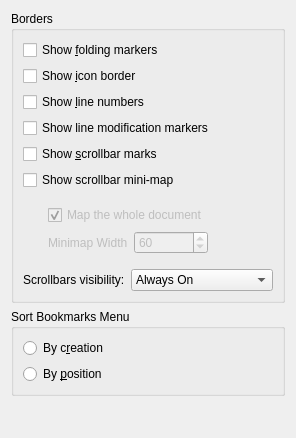
<?xml version="1.0" encoding="UTF-8"?>
<ui version="4.0">
 <class>BordersAppearanceConfigWidget</class>
 <widget class="QWidget" name="BordersAppearanceConfigWidget">
  <layout class="QVBoxLayout" name="verticalLayout">
   <item>
    <widget class="QGroupBox" name="gbBorders">
     <property name="title">
      <string>Borders</string>
     </property>
     <layout class="QVBoxLayout">
      <item>
       <widget class="QCheckBox" name="chkShowFoldingMarkers">
        <property name="whatsThis">
         <string>If this option is checked, every new view will display marks for folding.</string>
        </property>
        <property name="text">
         <string>Show &amp;folding markers</string>
        </property>
       </widget>
      </item>
      <item>
       <widget class="QCheckBox" name="chkIconBorder">
        <property name="whatsThis">
         <string>&lt;p&gt;If this option is checked, every new view will display an icon border on the left hand side.&lt;/p&gt;&lt;p&gt;The icon border shows bookmark signs, for instance.&lt;/p&gt;</string>
        </property>
        <property name="text">
         <string>Show &amp;icon border</string>
        </property>
       </widget>
      </item>
      <item>
       <widget class="QCheckBox" name="chkLineNumbers">
        <property name="whatsThis">
         <string>If this option is checked, every new view will display line numbers on the left hand side.</string>
        </property>
        <property name="text">
         <string>Show &amp;line numbers</string>
        </property>
       </widget>
      </item>
      <item>
       <widget class="QCheckBox" name="chkShowLineModification">
        <property name="whatsThis">
         <string>If this option is checked, a small indicator for modified and saved lines is shown on the left hand side.</string>
        </property>
        <property name="text">
         <string>Show line modification markers</string>
        </property>
       </widget>
      </item>
      <item>
       <widget class="QCheckBox" name="chkScrollbarMarks">
        <property name="whatsThis">
         <string>&lt;p&gt;If this option is checked, every new view will show marks on the vertical scrollbar.&lt;/p&gt;&lt;p&gt;These marks will show bookmarks, for instance.&lt;/p&gt;</string>
        </property>
        <property name="text">
         <string>Show &amp;scrollbar marks</string>
        </property>
       </widget>
      </item>
      <item>
       <widget class="QCheckBox" name="chkScrollbarMiniMap">
        <property name="whatsThis">
         <string>If this option is checked, every new view will show a mini map on the vertical scrollbar.</string>
        </property>
        <property name="text">
         <string>Show scrollbar mini-map</string>
        </property>
       </widget>
      </item>
      <item>
       <widget class="QWidget" name="miniMapConfigs" native="true">
        <property name="enabled">
         <bool>false</bool>
        </property>
        <layout class="QGridLayout" name="gridLayout">
         <item row="0" column="1" colspan="2">
          <widget class="QCheckBox" name="chkScrollbarMiniMapAll">
           <property name="enabled">
            <bool>false</bool>
           </property>
           <property name="whatsThis">
            <string>If this option is checked, every new view will show a mini map of the whole document on the vertical scrollbar.</string>
           </property>
           <property name="text">
            <string>Map the whole document</string>
           </property>
           <property name="checked">
            <bool>true</bool>
           </property>
          </widget>
         </item>
         <item row="1" column="2">
          <widget class="KIntSpinBox" name="spBoxMiniMapWidth">
           <property name="minimum">
            <number>40</number>
           </property>
           <property name="maximum">
            <number>100</number>
           </property>
           <property name="singleStep">
            <number>5</number>
           </property>
           <property name="value">
            <number>60</number>
           </property>
          </widget>
         </item>
         <item row="1" column="1">
          <widget class="QLabel" name="labelMiniMapWidth">
           <property name="text">
            <string>Minimap Width</string>
           </property>
           <property name="buddy">
            <cstring>spBoxMiniMapWidth</cstring>
           </property>
          </widget>
         </item>
         <item row="1" column="0">
          <spacer name="horizontalSpacer">
           <property name="orientation">
            <enum>Qt::Horizontal</enum>
           </property>
           <property name="sizeType">
            <enum>QSizePolicy::Fixed</enum>
           </property>
           <property name="sizeHint" stdset="0">
            <size>
             <width>16</width>
             <height>16</height>
            </size>
           </property>
          </spacer>
         </item>
         <item row="1" column="3">
          <spacer name="horizontalSpacer_2">
           <property name="orientation">
            <enum>Qt::Horizontal</enum>
           </property>
           <property name="sizeHint" stdset="0">
            <size>
             <width>40</width>
             <height>20</height>
            </size>
           </property>
          </spacer>
         </item>
        </layout>
       </widget>
      </item>
      <item>
       <layout class="QHBoxLayout" name="horizontalLayout">
        <item>
         <widget class="QLabel" name="lblShowScrollbars">
          <property name="text">
           <string>Scrollbars visibility:</string>
          </property>
          <property name="buddy">
           <cstring>cmbShowScrollbars</cstring>
          </property>
         </widget>
        </item>
        <item>
         <widget class="QComboBox" name="cmbShowScrollbars">
          <item>
           <property name="text">
            <string>Always On</string>
           </property>
          </item>
          <item>
           <property name="text">
            <string>Show When Needed</string>
           </property>
          </item>
          <item>
           <property name="text">
            <string>Always Off</string>
           </property>
          </item>
         </widget>
        </item>
       </layout>
      </item>
     </layout>
    </widget>
   </item>
   <item>
    <widget class="QGroupBox" name="gbSortBookmarks">
     <property name="whatsThis">
      <string>Choose how the bookmarks should be ordered in the &lt;b&gt;Bookmarks&lt;/b&gt; menu.</string>
     </property>
     <property name="title">
      <string>Sort Bookmarks Menu</string>
     </property>
     <layout class="QVBoxLayout" name="verticalLayout_2">
      <item>
       <widget class="QRadioButton" name="rbSortBookmarksByCreation">
        <property name="whatsThis">
         <string>Each new bookmark will be added to the bottom, independently from where it is placed in the document.</string>
        </property>
        <property name="text">
         <string>By c&amp;reation</string>
        </property>
       </widget>
      </item>
      <item>
       <widget class="QRadioButton" name="rbSortBookmarksByPosition">
        <property name="whatsThis">
         <string>The bookmarks will be ordered by the line numbers they are placed at.</string>
        </property>
        <property name="text">
         <string>By &amp;position</string>
        </property>
       </widget>
      </item>
     </layout>
    </widget>
   </item>
   <item>
    <spacer name="verticalSpacer">
     <property name="orientation">
      <enum>Qt::Vertical</enum>
     </property>
     <property name="sizeHint" stdset="0">
      <size>
       <width>20</width>
       <height>31</height>
      </size>
     </property>
    </spacer>
   </item>
  </layout>
 </widget>
 <customwidgets>
  <customwidget>
   <class>KIntSpinBox</class>
   <extends>QSpinBox</extends>
   <header>knuminput.h</header>
  </customwidget>
 </customwidgets>
 <tabstops>
  <tabstop>chkShowFoldingMarkers</tabstop>
  <tabstop>chkIconBorder</tabstop>
  <tabstop>chkLineNumbers</tabstop>
  <tabstop>chkShowLineModification</tabstop>
  <tabstop>chkScrollbarMarks</tabstop>
  <tabstop>chkScrollbarMiniMap</tabstop>
  <tabstop>chkScrollbarMiniMapAll</tabstop>
  <tabstop>spBoxMiniMapWidth</tabstop>
  <tabstop>cmbShowScrollbars</tabstop>
  <tabstop>rbSortBookmarksByCreation</tabstop>
  <tabstop>rbSortBookmarksByPosition</tabstop>
 </tabstops>
 <connections>
  <connection>
   <sender>chkScrollbarMiniMap</sender>
   <signal>toggled(bool)</signal>
   <receiver>miniMapConfigs</receiver>
   <slot>setEnabled(bool)</slot>
   <hints>
    <hint type="sourcelabel">
     <x>62</x>
     <y>162</y>
    </hint>
    <hint type="destinationlabel">
     <x>23</x>
     <y>191</y>
    </hint>
   </hints>
  </connection>
 </connections>
</ui>
